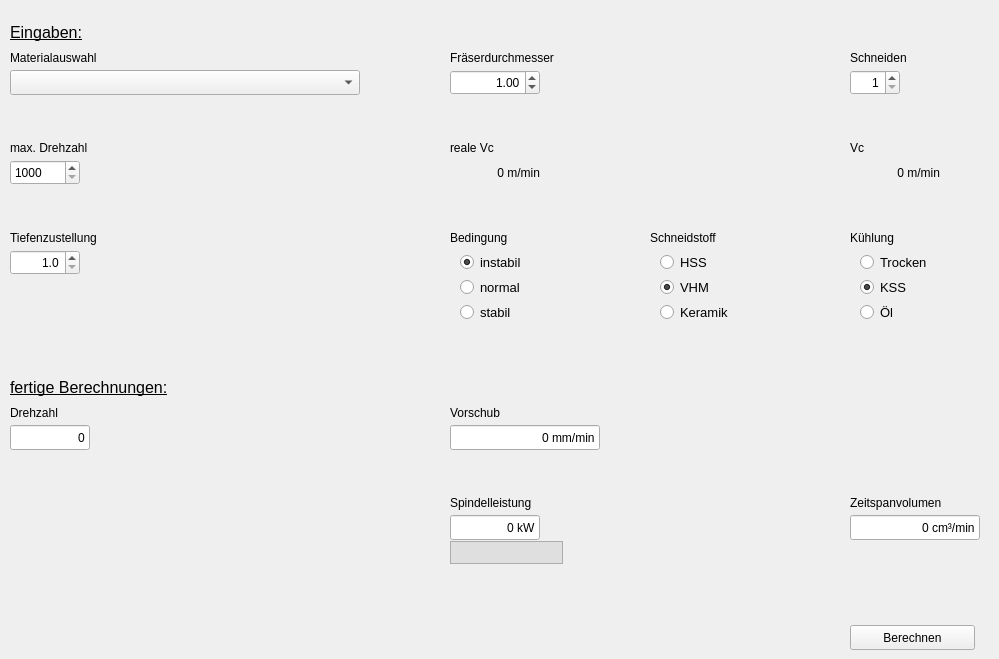
    <widget class="QWidget" name="tab_nutfraesen">
     <attribute name="title">
      <string>Nutfräsen</string>
     </attribute>
     <widget class="QLabel" name="label_33">
      <property name="geometry">
       <rect>
        <x>450</x>
        <y>225</y>
        <width>100</width>
        <height>25</height>
       </rect>
      </property>
      <property name="text">
       <string>Bedingung</string>
      </property>
     </widget>
     <widget class="QLabel" name="label_34">
      <property name="geometry">
       <rect>
        <x>850</x>
        <y>490</y>
        <width>140</width>
        <height>25</height>
       </rect>
      </property>
      <property name="text">
       <string>Zeitspanvolumen</string>
      </property>
     </widget>
     <widget class="QLabel" name="label_101">
      <property name="geometry">
       <rect>
        <x>450</x>
        <y>490</y>
        <width>150</width>
        <height>25</height>
       </rect>
      </property>
      <property name="text">
       <string>Spindelleistung</string>
      </property>
     </widget>
     <widget class="QLineEdit" name="PcOutNut">
      <property name="geometry">
       <rect>
        <x>450</x>
        <y>515</y>
        <width>90</width>
        <height>25</height>
       </rect>
      </property>
      <property name="text">
       <string>0 kW</string>
      </property>
      <property name="alignment">
       <set>Qt::AlignRight|Qt::AlignTrailing|Qt::AlignVCenter</set>
      </property>
      <property name="readOnly">
       <bool>true</bool>
      </property>
     </widget>
     <widget class="QGroupBox" name="groupBox_12">
      <property name="geometry">
       <rect>
        <x>650</x>
        <y>250</y>
        <width>120</width>
        <height>80</height>
       </rect>
      </property>
      <property name="autoFillBackground">
       <bool>false</bool>
      </property>
      <property name="styleSheet">
       <string notr="true">border: none
</string>
      </property>
      <property name="title">
       <string/>
      </property>
      <widget class="QRadioButton" name="SchnHssNut">
       <property name="geometry">
        <rect>
         <x>10</x>
         <y>0</y>
         <width>90</width>
         <height>25</height>
        </rect>
       </property>
       <property name="font">
        <font>
         <family>Arial</family>
         <pointsize>10</pointsize>
        </font>
       </property>
       <property name="text">
        <string>HSS</string>
       </property>
       <property name="checked">
        <bool>false</bool>
       </property>
      </widget>
      <widget class="QRadioButton" name="SchnVhmNut">
       <property name="geometry">
        <rect>
         <x>10</x>
         <y>25</y>
         <width>90</width>
         <height>25</height>
        </rect>
       </property>
       <property name="font">
        <font>
         <family>Arial</family>
         <pointsize>10</pointsize>
        </font>
       </property>
       <property name="text">
        <string>VHM</string>
       </property>
       <property name="checked">
        <bool>true</bool>
       </property>
      </widget>
      <widget class="QRadioButton" name="SchnKeramikNut">
       <property name="geometry">
        <rect>
         <x>10</x>
         <y>50</y>
         <width>90</width>
         <height>25</height>
        </rect>
       </property>
       <property name="font">
        <font>
         <family>Arial</family>
         <pointsize>10</pointsize>
        </font>
       </property>
       <property name="text">
        <string>Keramik</string>
       </property>
      </widget>
     </widget>
     <widget class="QDoubleSpinBox" name="ApAuswahlNut">
      <property name="geometry">
       <rect>
        <x>10</x>
        <y>250</y>
        <width>70</width>
        <height>25</height>
       </rect>
      </property>
      <property name="alignment">
       <set>Qt::AlignRight|Qt::AlignTrailing|Qt::AlignVCenter</set>
      </property>
      <property name="decimals">
       <number>1</number>
      </property>
      <property name="minimum">
       <double>1.000000000000000</double>
      </property>
      <property name="value">
       <double>1.000000000000000</double>
      </property>
     </widget>
     <widget class="QLabel" name="label_35">
      <property name="geometry">
       <rect>
        <x>850</x>
        <y>45</y>
        <width>100</width>
        <height>25</height>
       </rect>
      </property>
      <property name="text">
       <string>Schneiden</string>
      </property>
     </widget>
     <widget class="QLabel" name="RealVcOutNut">
      <property name="geometry">
       <rect>
        <x>450</x>
        <y>160</y>
        <width>90</width>
        <height>25</height>
       </rect>
      </property>
      <property name="text">
       <string>0 m/min</string>
      </property>
      <property name="alignment">
       <set>Qt::AlignRight|Qt::AlignTrailing|Qt::AlignVCenter</set>
      </property>
     </widget>
     <widget class="QLabel" name="label_102">
      <property name="geometry">
       <rect>
        <x>650</x>
        <y>225</y>
        <width>100</width>
        <height>25</height>
       </rect>
      </property>
      <property name="text">
       <string>Schneidstoff</string>
      </property>
     </widget>
     <widget class="QLineEdit" name="QOutNut">
      <property name="geometry">
       <rect>
        <x>850</x>
        <y>515</y>
        <width>130</width>
        <height>25</height>
       </rect>
      </property>
      <property name="text">
       <string>0 cm³/min</string>
      </property>
      <property name="alignment">
       <set>Qt::AlignRight|Qt::AlignTrailing|Qt::AlignVCenter</set>
      </property>
      <property name="readOnly">
       <bool>true</bool>
      </property>
     </widget>
     <widget class="QLabel" name="label_36">
      <property name="geometry">
       <rect>
        <x>10</x>
        <y>45</y>
        <width>150</width>
        <height>25</height>
       </rect>
      </property>
      <property name="text">
       <string>Materialauswahl</string>
      </property>
     </widget>
     <widget class="QComboBox" name="MaterialAuswahlNut">
      <property name="geometry">
       <rect>
        <x>10</x>
        <y>70</y>
        <width>350</width>
        <height>25</height>
       </rect>
      </property>
      <property name="maxVisibleItems">
       <number>25</number>
      </property>
     </widget>
     <widget class="QLabel" name="VcOutNut">
      <property name="geometry">
       <rect>
        <x>850</x>
        <y>160</y>
        <width>90</width>
        <height>25</height>
       </rect>
      </property>
      <property name="text">
       <string>0 m/min</string>
      </property>
      <property name="alignment">
       <set>Qt::AlignRight|Qt::AlignTrailing|Qt::AlignVCenter</set>
      </property>
     </widget>
     <widget class="QLabel" name="label_103">
      <property name="geometry">
       <rect>
        <x>850</x>
        <y>225</y>
        <width>120</width>
        <height>25</height>
       </rect>
      </property>
      <property name="text">
       <string>Kühlung</string>
      </property>
     </widget>
     <widget class="QPushButton" name="BtnCalcNut">
      <property name="geometry">
       <rect>
        <x>850</x>
        <y>625</y>
        <width>125</width>
        <height>25</height>
       </rect>
      </property>
      <property name="text">
       <string>Berechnen</string>
      </property>
      <property name="checkable">
       <bool>false</bool>
      </property>
      <property name="checked">
       <bool>false</bool>
      </property>
     </widget>
     <widget class="QSpinBox" name="MaxDrehzahlAuswahlNut">
      <property name="geometry">
       <rect>
        <x>10</x>
        <y>160</y>
        <width>70</width>
        <height>25</height>
       </rect>
      </property>
      <property name="minimum">
       <number>1000</number>
      </property>
      <property name="maximum">
       <number>64000</number>
      </property>
      <property name="value">
       <number>1000</number>
      </property>
     </widget>
     <widget class="QLabel" name="label_37">
      <property name="geometry">
       <rect>
        <x>450</x>
        <y>135</y>
        <width>100</width>
        <height>25</height>
       </rect>
      </property>
      <property name="text">
       <string>reale Vc</string>
      </property>
     </widget>
     <widget class="QLabel" name="label_38">
      <property name="geometry">
       <rect>
        <x>10</x>
        <y>400</y>
        <width>100</width>
        <height>25</height>
       </rect>
      </property>
      <property name="text">
       <string>Drehzahl</string>
      </property>
     </widget>
     <widget class="QLabel" name="label_39">
      <property name="geometry">
       <rect>
        <x>450</x>
        <y>45</y>
        <width>150</width>
        <height>25</height>
       </rect>
      </property>
      <property name="text">
       <string>Fräserdurchmesser</string>
      </property>
     </widget>
     <widget class="QLabel" name="label_40">
      <property name="geometry">
       <rect>
        <x>850</x>
        <y>135</y>
        <width>50</width>
        <height>25</height>
       </rect>
      </property>
      <property name="text">
       <string>Vc</string>
      </property>
     </widget>
     <widget class="QLabel" name="label_41">
      <property name="geometry">
       <rect>
        <x>10</x>
        <y>135</y>
        <width>150</width>
        <height>25</height>
       </rect>
      </property>
      <property name="text">
       <string>max. Drehzahl</string>
      </property>
     </widget>
     <widget class="QLabel" name="label_42">
      <property name="geometry">
       <rect>
        <x>10</x>
        <y>20</y>
        <width>100</width>
        <height>25</height>
       </rect>
      </property>
      <property name="font">
       <font>
        <family>Arial</family>
        <pointsize>12</pointsize>
        <underline>true</underline>
       </font>
      </property>
      <property name="text">
       <string>Eingaben:</string>
      </property>
     </widget>
     <widget class="QLabel" name="label_43">
      <property name="geometry">
       <rect>
        <x>10</x>
        <y>225</y>
        <width>150</width>
        <height>25</height>
       </rect>
      </property>
      <property name="text">
       <string>Tiefenzustellung</string>
      </property>
     </widget>
     <widget class="QLineEdit" name="VorschubOutNut">
      <property name="geometry">
       <rect>
        <x>450</x>
        <y>425</y>
        <width>150</width>
        <height>25</height>
       </rect>
      </property>
      <property name="text">
       <string>0 mm/min</string>
      </property>
      <property name="alignment">
       <set>Qt::AlignRight|Qt::AlignTrailing|Qt::AlignVCenter</set>
      </property>
      <property name="readOnly">
       <bool>true</bool>
      </property>
     </widget>
     <widget class="QGroupBox" name="groupBox_13">
      <property name="geometry">
       <rect>
        <x>850</x>
        <y>250</y>
        <width>120</width>
        <height>80</height>
       </rect>
      </property>
      <property name="autoFillBackground">
       <bool>false</bool>
      </property>
      <property name="styleSheet">
       <string notr="true">border: none</string>
      </property>
      <property name="title">
       <string/>
      </property>
      <widget class="QRadioButton" name="TrockenNut">
       <property name="geometry">
        <rect>
         <x>10</x>
         <y>0</y>
         <width>90</width>
         <height>25</height>
        </rect>
       </property>
       <property name="font">
        <font>
         <family>Arial</family>
         <pointsize>10</pointsize>
        </font>
       </property>
       <property name="text">
        <string>Trocken</string>
       </property>
       <property name="checked">
        <bool>false</bool>
       </property>
      </widget>
      <widget class="QRadioButton" name="KssNut">
       <property name="geometry">
        <rect>
         <x>10</x>
         <y>25</y>
         <width>90</width>
         <height>25</height>
        </rect>
       </property>
       <property name="font">
        <font>
         <family>Arial</family>
         <pointsize>10</pointsize>
        </font>
       </property>
       <property name="text">
        <string>KSS</string>
       </property>
       <property name="checked">
        <bool>true</bool>
       </property>
      </widget>
      <widget class="QRadioButton" name="OilNut">
       <property name="geometry">
        <rect>
         <x>10</x>
         <y>50</y>
         <width>90</width>
         <height>25</height>
        </rect>
       </property>
       <property name="font">
        <font>
         <family>Arial</family>
         <pointsize>10</pointsize>
        </font>
       </property>
       <property name="text">
        <string>Öl</string>
       </property>
      </widget>
     </widget>
     <widget class="QSpinBox" name="SchneidenAuswahlNut">
      <property name="geometry">
       <rect>
        <x>850</x>
        <y>70</y>
        <width>50</width>
        <height>25</height>
       </rect>
      </property>
      <property name="alignment">
       <set>Qt::AlignRight|Qt::AlignTrailing|Qt::AlignVCenter</set>
      </property>
      <property name="minimum">
       <number>1</number>
      </property>
      <property name="maximum">
       <number>24</number>
      </property>
      <property name="value">
       <number>1</number>
      </property>
     </widget>
     <widget class="QDoubleSpinBox" name="FraeserdurchmesserAuswahlNut">
      <property name="geometry">
       <rect>
        <x>450</x>
        <y>70</y>
        <width>90</width>
        <height>25</height>
       </rect>
      </property>
      <property name="alignment">
       <set>Qt::AlignRight|Qt::AlignTrailing|Qt::AlignVCenter</set>
      </property>
      <property name="minimum">
       <double>0.010000000000000</double>
      </property>
      <property name="maximum">
       <double>160.990000000000009</double>
      </property>
      <property name="value">
       <double>1.000000000000000</double>
      </property>
     </widget>
     <widget class="QLabel" name="label_44">
      <property name="geometry">
       <rect>
        <x>10</x>
        <y>375</y>
        <width>175</width>
        <height>25</height>
       </rect>
      </property>
      <property name="font">
       <font>
        <family>Arial</family>
        <pointsize>12</pointsize>
        <underline>true</underline>
       </font>
      </property>
      <property name="text">
       <string>fertige Berechnungen:</string>
      </property>
     </widget>
     <widget class="QLabel" name="label_45">
      <property name="geometry">
       <rect>
        <x>450</x>
        <y>400</y>
        <width>100</width>
        <height>25</height>
       </rect>
      </property>
      <property name="text">
       <string>Vorschub</string>
      </property>
     </widget>
     <widget class="QGroupBox" name="groupBox_2">
      <property name="geometry">
       <rect>
        <x>450</x>
        <y>250</y>
        <width>120</width>
        <height>80</height>
       </rect>
      </property>
      <property name="autoFillBackground">
       <bool>false</bool>
      </property>
      <property name="styleSheet">
       <string notr="true">border: none</string>
      </property>
      <property name="title">
       <string/>
      </property>
      <widget class="QRadioButton" name="BeInstabilNut">
       <property name="geometry">
        <rect>
         <x>10</x>
         <y>0</y>
         <width>90</width>
         <height>25</height>
        </rect>
       </property>
       <property name="font">
        <font>
         <family>Arial</family>
         <pointsize>10</pointsize>
        </font>
       </property>
       <property name="text">
        <string>instabil</string>
       </property>
       <property name="checked">
        <bool>true</bool>
       </property>
      </widget>
      <widget class="QRadioButton" name="BeNormalNut">
       <property name="geometry">
        <rect>
         <x>10</x>
         <y>25</y>
         <width>90</width>
         <height>25</height>
        </rect>
       </property>
       <property name="font">
        <font>
         <family>Arial</family>
         <pointsize>10</pointsize>
        </font>
       </property>
       <property name="text">
        <string>normal</string>
       </property>
      </widget>
      <widget class="QRadioButton" name="BeStabilNut">
       <property name="geometry">
        <rect>
         <x>10</x>
         <y>50</y>
         <width>90</width>
         <height>25</height>
        </rect>
       </property>
       <property name="font">
        <font>
         <family>Arial</family>
         <pointsize>10</pointsize>
        </font>
       </property>
       <property name="text">
        <string>stabil</string>
       </property>
      </widget>
     </widget>
     <widget class="QLineEdit" name="DrehzahlOutNut">
      <property name="geometry">
       <rect>
        <x>10</x>
        <y>425</y>
        <width>80</width>
        <height>25</height>
       </rect>
      </property>
      <property name="text">
       <string>0</string>
      </property>
      <property name="alignment">
       <set>Qt::AlignRight|Qt::AlignTrailing|Qt::AlignVCenter</set>
      </property>
      <property name="readOnly">
       <bool>true</bool>
      </property>
     </widget>
     <widget class="QProgressBar" name="progressBarNut">
      <property name="geometry">
       <rect>
        <x>450</x>
        <y>541</y>
        <width>113</width>
        <height>23</height>
       </rect>
      </property>
      <property name="styleSheet">
       <string notr="true">QProgressBar::chunk {
background-color: rgb(0, 179, 0);
width: 1px;
}

QProgressBar {
border: 1px solid #acacac;
border-radius: 0px;
text-align: center;
background: #dfdfdf;
}</string>
      </property>
      <property name="value">
       <number>0</number>
      </property>
      <property name="textVisible">
       <bool>false</bool>
      </property>
      <property name="invertedAppearance">
       <bool>false</bool>
      </property>
      <property name="format">
       <string>%v</string>
      </property>
     </widget>
    </widget>
